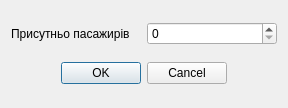
<?xml version="1.0" encoding="UTF-8"?>
<ui version="4.0">
 <class>StartRun</class>
 <widget class="QDialog" name="StartRun">
  <property name="windowModality">
   <enum>Qt::ApplicationModal</enum>
  </property>
  <property name="geometry">
   <rect>
    <x>0</x>
    <y>0</y>
    <width>288</width>
    <height>108</height>
   </rect>
  </property>
  <property name="windowTitle">
   <string>Вкажіть кількість присутніх пасажирів</string>
  </property>
  <property name="modal">
   <bool>true</bool>
  </property>
  <layout class="QGridLayout" name="gridLayout">
   <item row="0" column="0">
    <layout class="QHBoxLayout" name="horizontalLayout">
     <item>
      <widget class="QLabel" name="label">
       <property name="text">
        <string>Присутньо пасажирів</string>
       </property>
      </widget>
     </item>
     <item>
      <widget class="QSpinBox" name="passangers_attended_num_spinBox"/>
     </item>
    </layout>
   </item>
   <item row="1" column="0" alignment="Qt::AlignHCenter">
    <widget class="QDialogButtonBox" name="start_run_submit_buttonBox">
     <property name="standardButtons">
      <set>QDialogButtonBox::Cancel|QDialogButtonBox::Ok</set>
     </property>
    </widget>
   </item>
  </layout>
 </widget>
 <resources/>
 <connections/>
</ui>
